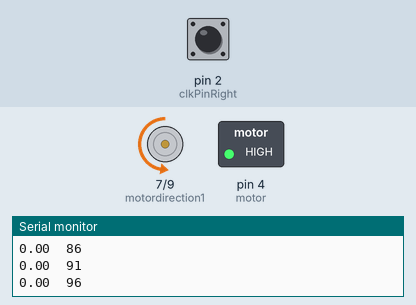
Recording of a sketch running on a simulated Arduino Uno, built with avr-gcc and run on an emulated ATmega328P. Shown: direction and speed pins drawn as motors (green arrow = direction pin HIGH = forward, orange = LOW = backward, longer = more drive), switched loads named in the sketch (green lamp = pin HIGH), the last lines printed to the serial monitor. The inputs (shaded band) are chosen by the test bench; at power-on: pin 2 (clkPinRight) LOW.

Above: at 0.1 s.
At 2.1 s:
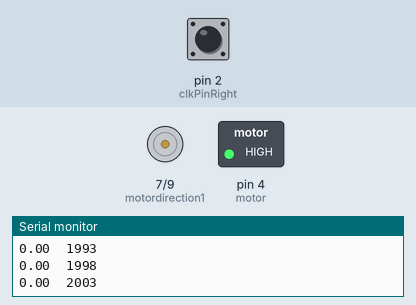
Timing chart, 0 to 3.6 s (numbered marks = the images above):
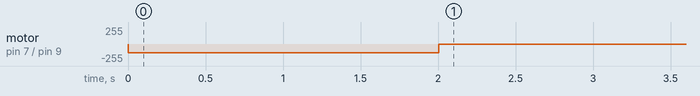

The sketch:

Assignment_2_Exercise_4_Velocity.ino
```cpp
/* Author: Justin Olson
 * Created 2021
 *
 * Assignment 2:  Exercise 4 Hardware Implementation Velocity
 * Making a simulated robot and tracking its movement using two
 * mechanical encoders. This simulation allows us to determine robot
 * position based on the movement of the wheels (encoders).
 *
 *
 * The circuit:
 * -5V power supply to both encoders positive power supply
 * -Board ground to both encoder grounds
 * -Wire from the left clk encoder to digital pin 3 through a 10nF capacitor
 * -wire from the right clk encoder to digital pin 2 through a 10nF capacitor
 * -wire from dt on right encoder to digital pin 8
 * -wire from dt on left encoder to digital pin 9
 *
 */
#define PI 3.1415926535897932384626433832795
#define loop_time = 10    //loop time of 10 milliseconds


//Defining the pins
const int clkPinRight = 2;

const int dtPinRight = 3;

int motor = 4;
int motordirection1 = 7;
int motorspeed1 = 9;

//setting a baseline for the clk pin and setting the states to
//match
int clkPinRightCurrent = LOW;
int clkPinRightLast = clkPinRightCurrent;


//an initial count which will increase for clockwise
//and decrease for counter clockwise
double encoder_count = 0;

//global flag for when to write to output serial out
bool moved = 0;

//dimensions of the robot
double wheelRadius = .5;
double wheelWidth = 0.1;
double encoderSteps = 16*50;
double theta;
double old_time = 0;
double new_time;
double new_time_seconds;
double v_r;
double v_l;

long start_time = 0;
int run_time = 0;
double sample_time = 5; // 5 ms


void setup() {
  Serial.begin(115200);       //initialize serial monitor

  pinMode(clkPinRight, INPUT);      //Set the right clk pin as input

  pinMode(dtPinRight, INPUT);

  pinMode(motor, OUTPUT);
  pinMode(motordirection1, OUTPUT);
  pinMode(motorspeed1, OUTPUT);

  attachInterrupt(digitalPinToInterrupt(clkPinRight), rightRotation, RISING);


  theta = 2*PI / encoderSteps;
  digitalWrite(motor,HIGH);
  digitalWrite(motordirection1,LOW);
  analogWrite(motorspeed1,0);
  delay(1);
  analogWrite(motorspeed1, 128);
  start_time = millis();
}


void loop() {
  while (millis() - start_time < 2000) {
    long initial_time = millis();
    while (millis() - initial_time < sample_time) {
      // Spin wait
    }
    v_r = (encoder_count * theta / sample_time) * 1000;
    //Serial.print("Velocity: ");
    Serial.print(v_r);
    Serial.print("\t");
    Serial.println(millis());
    encoder_count = 0;
  }
  analogWrite(motorspeed1,0);
}


void rightRotation() {
  clkPinRightCurrent = digitalRead(clkPinRight);    //read the state of the right clk pin


//Check where the right dt pin is to check whether it moved clockwise or counter clockwise
  if((clkPinRightLast == LOW) && (clkPinRightCurrent == HIGH)) {
    if(digitalRead(dtPinRight) == LOW) {
      encoder_count -= 1;    //increase count for clockwise
    }
    else {
      encoder_count += 1;    //decrease count for counter clockwise
    }
  }
  clkPinRightLast = LOW;   //set the last state as the current to restart the loop
  moved = 1;    //set flag to begin printing data
}
```

Measured:
- by itself, motor on pin 7 (motordirection1) / pin 9 (motorspeed1): stopped → backward 128/255 at 0.00 s, → stopped 2.0 s later
